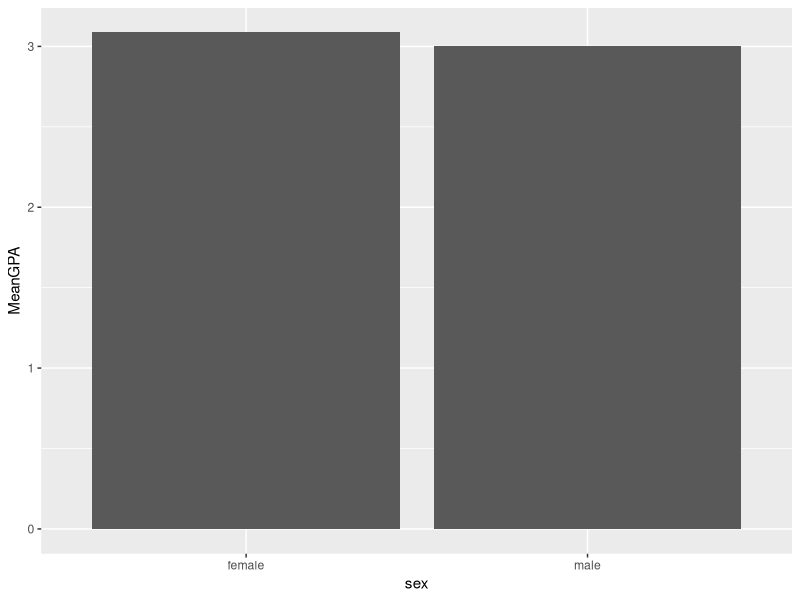
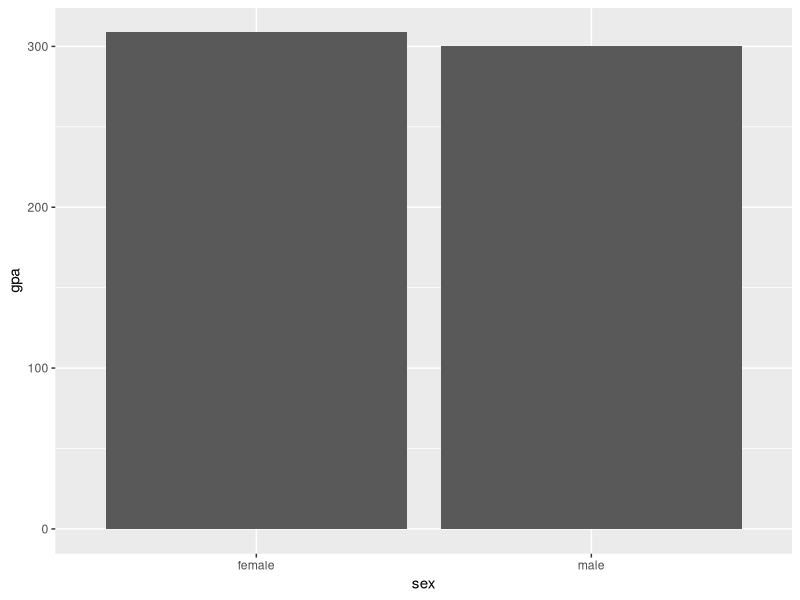
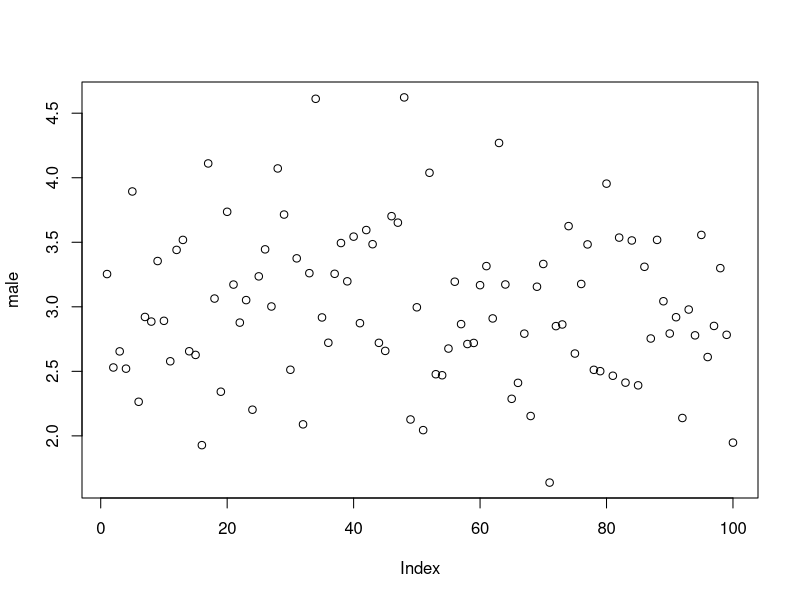
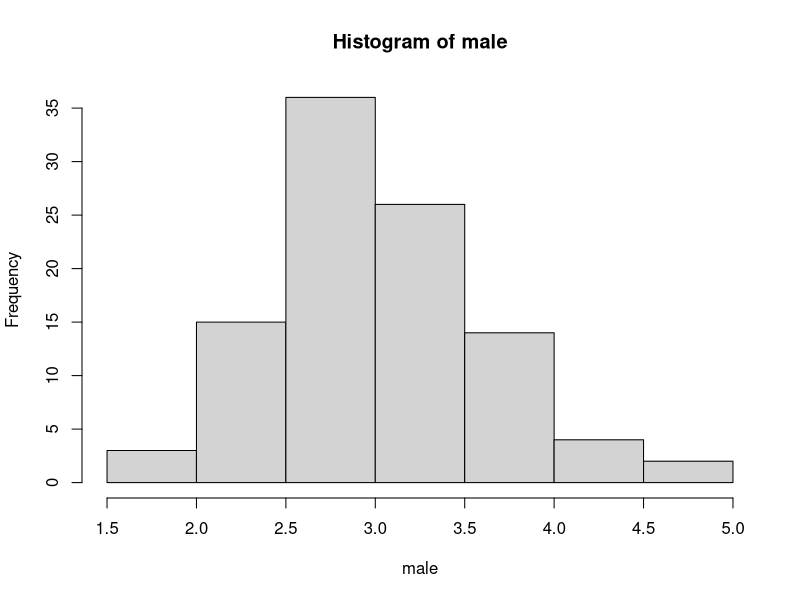

R code for these plots, in order:
# First tidy data

library(tidyverse)

male <- rnorm(100,3,.5) # 100 values from normal distribution bell curve, with mean of 3, standard deviation of .5
female <- rnorm(100,3.1,.5)



df <- data.frame(male,female)
df <- df %>% 
  pivot_longer(everything(), names_to = "sex", values_to = "gpa")


df$major <- c(rep("science",100),rep("art",100)) # adding new column for major

df %>% 
  group_by(sex) %>% 
  summarise(MeanGPA = mean(gpa)) %>% 
  ggplot(aes(x=sex,y=MeanGPA)) +
  geom_col()


df %>% 
  ggplot(aes(x=sex,y=gpa)) +
  geom_bar(stat = "identity")

plot(male)
hist(male)


# finding statistical significance to data, modeling, removing brain patterns

?t.test()

t.test(male,female) # if p value < 0.05 the more likely to have statistical significance, they are likely related
# smaller the p value the more you can be confident that the pattern you are seeing is real

# is sex affecting gpa significantly
mod <- glm(formula = gpa ~ sex + major,
    data = df)
summary(mod)

# under coefficients you will see average gpa, if you are male you will be below, as well as science (estimate std)


# analysis of varience
mod.aov <- aov(formula = gpa ~ sex + major,
               data = df)
summary(mod.aov)

# testing null hypothesis that sex and major have no significance
# p value will see if to reject this or not




iris %>% 
  
data("iris")
glm(data = iris,
    formula = Sepal.Length ~ Sepal.Width + Petal.Length + Petal.Width + Species) %>% 
  summary()





